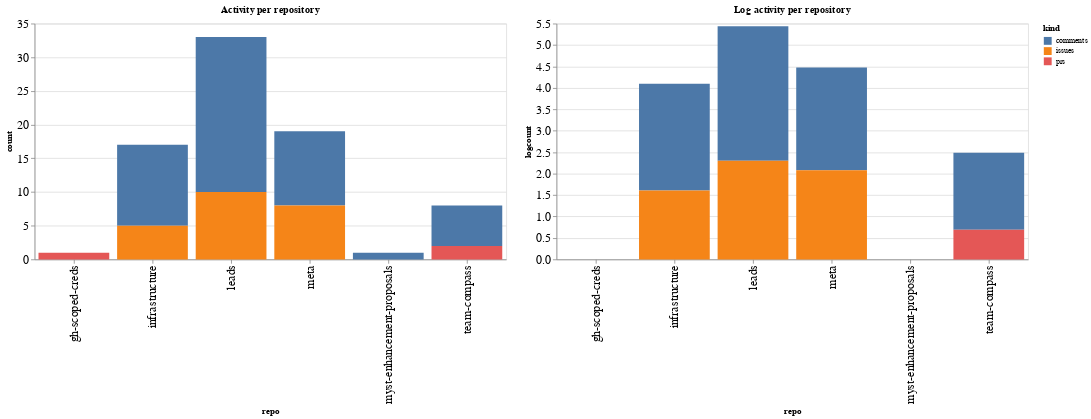

Here is the notebook cell this chart was saved with:
### Code cell
ch1 = alt.Chart(repo_summaries, width=600, title="Activity per repository").mark_bar().encode(
    x='repo',
    y='count',
    color='kind',
    tooltip="kind"
)

ch2 = alt.Chart(repo_summaries, width=600, title="Log activity per repository").mark_bar().encode(
    x='repo',
    y='logcount',
    color='kind',
    tooltip="kind"
)

ch1 | ch2

### Figure 1 — Vega-Lite specification as saved in the notebook (floating-point values rounded to 4 significant figures)
{"config": {"axisLeft": {"labelFontSize": 15}, "axisBottom": {"labelFontSize": 15}}, "hconcat": [{"mark": "bar", "encoding": {"color": {"field": "kind", "type": "nominal"}, "tooltip": {"field": "kind", "type": "nominal"}, "x": {"field": "repo", "type": "nominal"}, "y": {"field": "count", "type": "quantitative"}}, "title": "Activity per repository", "width": 600}, {"mark": "bar", "encoding": {"color": {"field": "kind", "type": "nominal"}, "tooltip": {"field": "kind", "type": "nominal"}, "x": {"field": "repo", "type": "nominal"}, "y": {"field": "logcount", "type": "quantitative"}}, "title": "Log activity per repository", "width": 600}], "data": {"name": "data-fde78881f7aad8363376904a8813f8d6"}, "$schema": "https://vega.github.io/schema/vega-lite/v4.17.0.json", "datasets": {"data-fde78881f7aad8363376904a8813f8d6": [{"repo": "gh-scoped-creds", "kind": "prs", "count": 1, "logcount": 0.0}, {"repo": "infrastructure", "kind": "comments", "count": 12, "logcount": 2.485}, {"repo": "infrastructure", "kind": "issues", "count": 5, "logcount": 1.609}, {"repo": "leads", "kind": "comments", "count": 23, "logcount": 3.135}, {"repo": "leads", "kind": "issues", "count": 10, "logcount": 2.303}, {"repo": "meta", "kind": "comments", "count": 11, "logcount": 2.398}, {"repo": "meta", "kind": "issues", "count": 8, "logcount": 2.079}, {"repo": "myst-enhancement-proposals", "kind": "comments", "count": 1, "logcount": 0.0}, {"repo": "team-compass", "kind": "comments", "count": 6, "logcount": 1.792}, {"repo": "team-compass", "kind": "prs", "count": 2, "logcount": 0.6931}]}}
